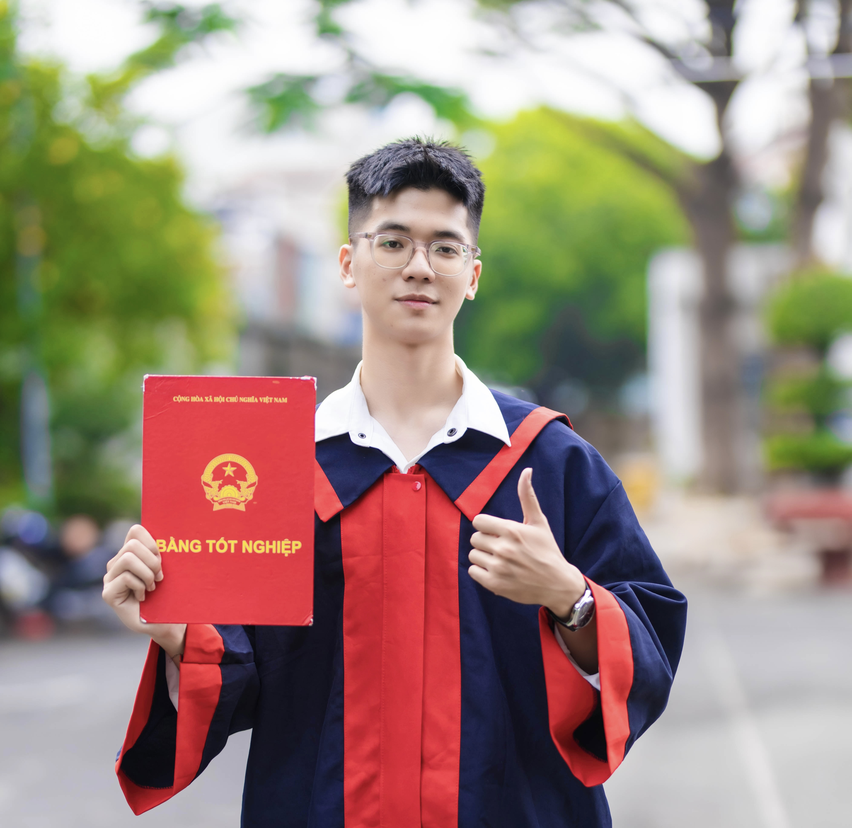
#> input picture notebooks/Trung.png, 852 x 828 px, shrunk from 4000 x 3889 before the run, found by its file name
$ jupyter execute PCA_Image_Compression.ipynb   (shell and % lines are left out)
#> lines starting #> are read from the running program, lines starting #| are printed output that depends on the picture
[cell 1]
# Import all needed libraries
import sys
import logging
from pathlib import Path
from typing import List, Tuple, Optional
from dataclasses import dataclass
import numpy as np
import matplotlib.pyplot as plt
import pandas as pd
from PIL import Image

try:
    from sklearn.decomposition import PCA
except ImportError:
    print("CRITICAL ERROR: 'scikit-learn' is not installed. Please run: pip install scikit-learn")
    sys.exit(1)

[cell 2]
# --- SYSTEM CONFIGURATION ---
logging.basicConfig(
    level=logging.INFO,
    format='%(asctime)s | %(levelname)s | %(message)s',
    datefmt='%H:%M:%S',
    handlers=[logging.StreamHandler(sys.stdout)]
)
logger = logging.getLogger("PCA_Demo")

# Configure plotting style for academic reports
plt.style.use('seaborn-v0_8-whitegrid')
plt.rcParams.update({'font.family': 'sans-serif', 'font.size': 10})

[cell 3]
@dataclass
class CompressionMetrics:
    """Data Transfer Object (DTO) to hold the results of a compression run."""
    k: int
    reconstructed_image: np.ndarray
    variance_retained: float
    compression_ratio: float
    reduction_percentage: float
    storage_elements: int
    fidelity: float
    visual_quality: str

[cell 4]
class PCAColorCompressor:
    """
    Handles the logic for loading RGB images and compressing them using PCA.
    """

    def __init__(self, image_path: str):
        self.image_path = Path(image_path)
        self.original_image: Optional[np.ndarray] = None
        self.height: int = 0
        self.width: int = 0
        self.channels: int = 0

        self._load_image()
#> in _load_image, img is the input picture: PIL image 852x828 RGB; mean R, G, B 156.1, 138, 125.8
#| 12:45:09 | INFO | Dimensions: 828x852 pixels | Channels: 3

    def _load_image(self) -> None:
        """Loads the image, validates it, and converts it to a NumPy array."""
        if not self.image_path.exists():
            logger.critical(f"File Not Found: {self.image_path}")
            raise FileNotFoundError(f"Image not found at {self.image_path}")

        try:
            with Image.open(self.image_path) as img:
                # Ensure image is in RGB format
                img = img.convert('RGB')
                self.original_image = np.array(img)
                self.height, self.width, self.channels = self.original_image.shape

                logger.info(f"Image Loaded Successfully: {self.image_path.name}")
                logger.info(f"Dimensions: {self.height}x{self.width} pixels | Channels: {self.channels}")

        except Exception as e:
            logger.error(f"Failed to process image: {e}")
            raise

    def run_compression(self, k: int) -> CompressionMetrics:
        """
        Orchestrates the compression of R, G, and B channels.
        Calculates detailed engineering metrics.
        """
        if self.original_image is None:
            raise ValueError("Image not loaded.")

        # Limit k to the maximum number of features (width)
        max_k = min(self.height, self.width)
        k = min(k, max_k)

        logger.info(f"Processing compression level k={k}...")

        reconstructed_channels = []
        total_variance = 0.0

        # Process each channel (R, G, B) independently
        for i in range(self.channels):
            channel = self.original_image[:, :, i]

            # Initialize PCA with Randomized Solver for efficiency
            pca = PCA(n_components=k, svd_solver='randomized', random_state=42)

            # Fit & Transform & Inverse
            transformed = pca.fit_transform(channel)
            reconstructed = pca.inverse_transform(transformed)

            reconstructed_channels.append(reconstructed)
            total_variance += np.sum(pca.explained_variance_ratio_)

        # Merge channels back into an RGB image
        img_pca = np.stack(reconstructed_channels, axis=2)
        img_pca = np.clip(img_pca, 0, 255).astype('uint8')

        # --- CALCULATE ADVANCED METRICS ---

        # 1. Variance & Reduction
        avg_variance = (total_variance / self.channels) * 100
        reduction = (1 - k / self.width) * 100

        # 2. Storage Estimation (Elements)
        # PCA needs to store: Transform Matrix (H*k) + Components (k*W) + Mean (W) per channel
        # This formula approximates the raw float values needed to reconstruct the image
        elements_per_channel = (self.height * k) + (k * self.width) + self.width
        storage_elements = self.channels * elements_per_channel

        # 3. Compression Ratio
        original_elements = self.height * self.width * self.channels
        ratio = original_elements / storage_elements if storage_elements > 0 else 0

        # 4. Fidelity (Frobenius Norm Accuracy)
        # Formula: 1 - (Norm(Error) / Norm(Original))
        diff = self.original_image.astype(float) - img_pca.astype(float)
        error_norm = np.linalg.norm(diff)
        original_norm = np.linalg.norm(self.original_image.astype(float))
        fidelity = (1 - (error_norm / original_norm)) * 100

        # 5. Visual Quality Assessment
        if fidelity > 98: visual_quality = "Excellent"
        elif fidelity > 95: visual_quality = "Very Good"
        elif fidelity > 90: visual_quality = "Good"
        elif fidelity > 80: visual_quality = "Fair"
        else: visual_quality = "Poor"

        return CompressionMetrics(
            k=k,
            reconstructed_image=img_pca,
            variance_retained=avg_variance,
            compression_ratio=ratio,
            reduction_percentage=reduction,
            storage_elements=storage_elements,
            fidelity=fidelity,
            visual_quality=visual_quality
        )

[cell 5]
class PCAVisualizer:
    """
    Handles the presentation layer: Plotting images and printing tables.
    """

    @staticmethod
    def plot_comparison(original: np.ndarray, results: List[CompressionMetrics]):
        """
        Plots the original image alongside the compressed versions in a grid.
        """
        n_plots = len(results) + 1
        cols = 3
        rows = int(np.ceil(n_plots / cols))

        fig, axes = plt.subplots(rows, cols, figsize=(15, 5 * rows))
        axes_flat = axes.flatten() if rows > 1 else axes

        # 1. Plot Original
        axes_flat[0].imshow(original)
        axes_flat[0].set_title(f"Original Image\n({original.shape[1]} features)", fontweight='bold')
        axes_flat[0].axis('off')

        # 2. Plot Results
        for i, res in enumerate(results):
            ax = axes_flat[i + 1]
            ax.imshow(res.reconstructed_image)

            # Informative Title with Fidelity and Ratio
            title = (f"Components k={res.k} | {res.visual_quality}\n"
                     f"Fidelity: {res.fidelity:.2f}%\n"
                     f"Ratio: {res.compression_ratio:.1f}x")

            ax.set_title(title, fontsize=10, color='#2c3e50')
            ax.axis('off')

        # Hide empty subplots
        for j in range(n_plots, len(axes_flat)):
            axes_flat[j].axis('off')

        plt.suptitle("PCA Image Compression: Visual Quality vs. Dimensionality",
                     fontsize=16, fontweight='bold', y=1.02)
        plt.tight_layout()
        plt.show()

    @staticmethod
    def print_summary_table(results: List[CompressionMetrics], original_elements: int):
        """
        Prints a professional ASCII table summarizing the performance.
        """
        table_data = []
        for res in results:
            table_data.append({
                "Components (k)": res.k,
                "Storage (Elements)": f"{res.storage_elements:,}",
                "Compression Ratio": f"{res.compression_ratio:.1f}x",
                "Fidelity (1-Err)": f"{res.fidelity:.2f}%",
                "Visual Quality": res.visual_quality
            })

        df = pd.DataFrame(table_data)

        print("\n" + "="*65)
        print("FINAL ENGINEERING REPORT: PCA COMPRESSION PERFORMANCE")
        print("="*65)
        print(f"Original Total Elements (Pixels * Channels): {original_elements:,}")
        print("-" * 65)

        # Check if running in Jupyter to use display(), else print string
        try:
            from IPython.display import display
            display(df)
        except ImportError:
            print(df.to_string(index=False))
        print("="*65 + "\n")

[cell 6]
if __name__ == "__main__":
    # --- USER CONFIGURATION ---
    # NOTE: Ensure the image path is correct relative to where you run the script
    IMAGE_FILE = "./trung.png"
    K_VALUES = [5, 20, 50, 100, 150] # Different levels of compression to test

    try:
        # 1. Initialize Processor
        print(">>> [1/3] Initializing System...")
        compressor = PCAColorCompressor(IMAGE_FILE)

        # 2. Run Batch Processing
        print(f">>> [2/3] Running Compression Batch: {K_VALUES}...")
        results = []
        for k_val in K_VALUES:
            metric = compressor.run_compression(k_val)
            results.append(metric)
#> this loop made 5 passes
#> (error_norm in run_compression, fidelity in run_compression) on passes 1 to 5: (42614.6, 81.42), (19991.2, 91.28), (10554.8, 95.4), (5964.7, 97.4), (3998, 98.26)
#> pass 1, in run_compression, `diff = self.original_image.astype(float) - img_pca.astype(float)`:
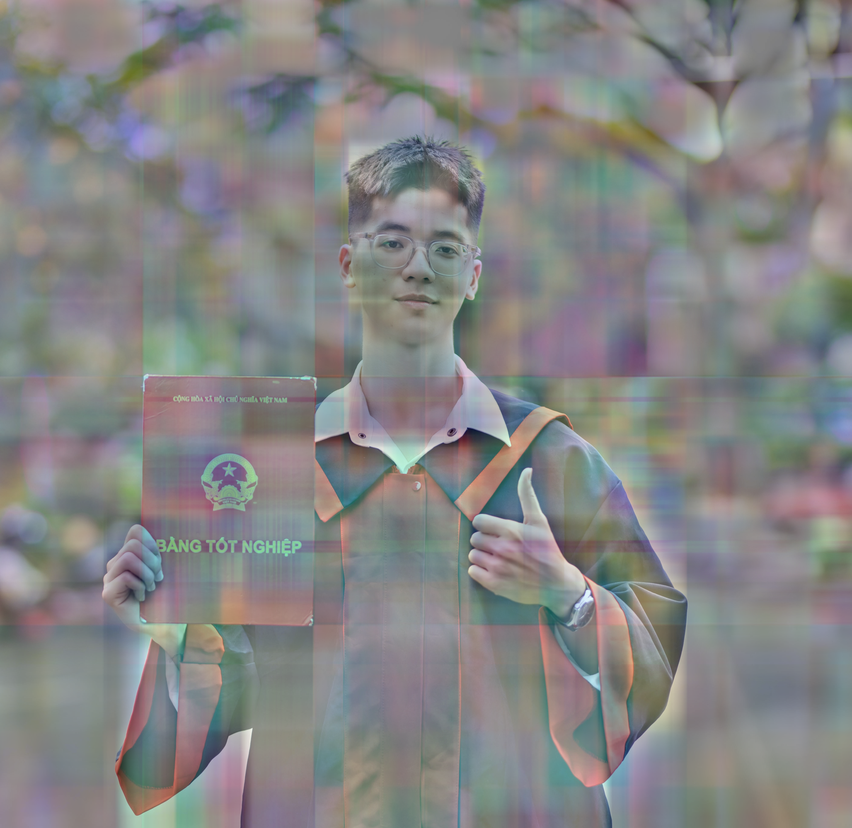
#> diff: shape (828, 852, 3) float64; mean R, G, B 0.6, 0.5, 0.7; drawn with min black and max white
#> pass 2, in run_compression (call 2), `diff = self.original_image.astype(float) - img_pca.astype(float)`:
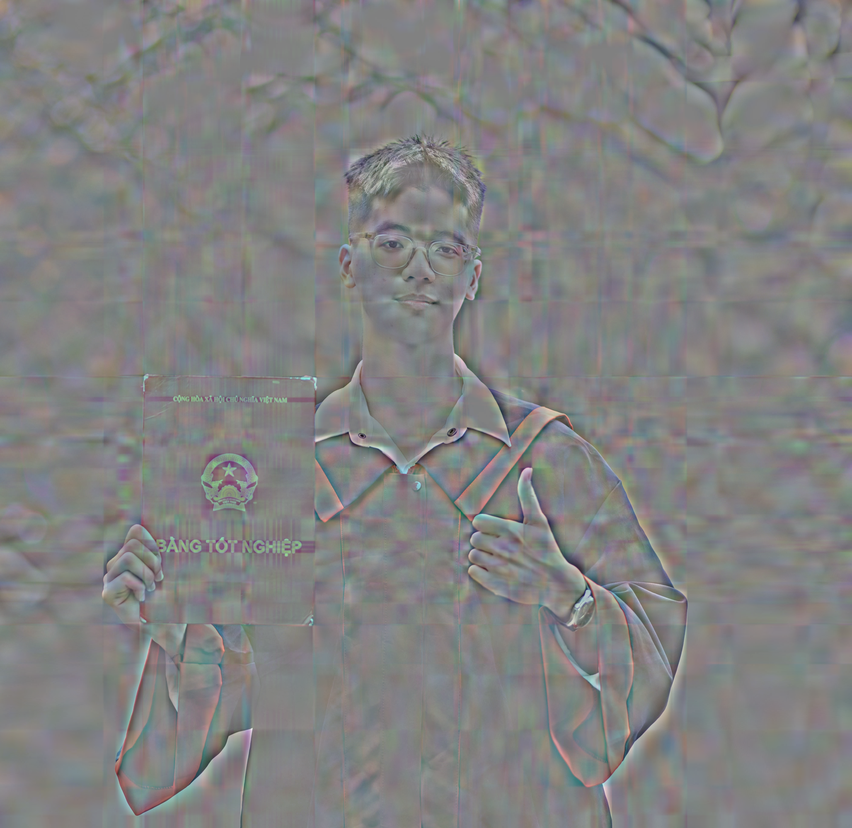
#> diff: shape (828, 852, 3) float64; mean R, G, B 0.6, 0.6, 0.6; drawn with min black and max white
#> pass 3, in run_compression (call 3), `diff = self.original_image.astype(float) - img_pca.astype(float)`:
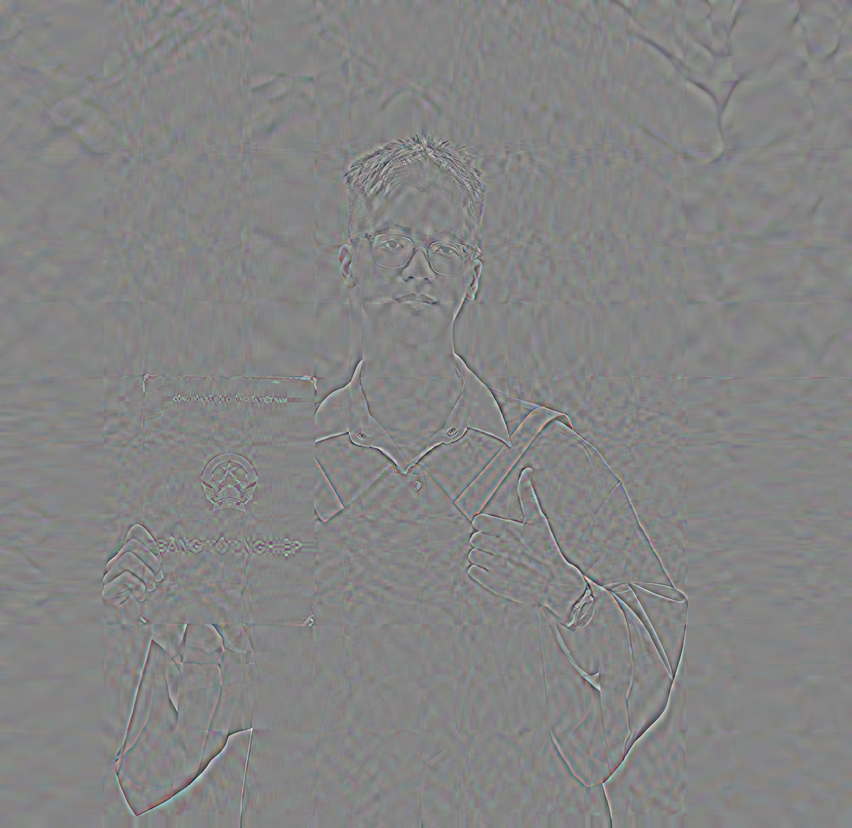
#> diff: shape (828, 852, 3) float64; mean R, G, B 0.5, 0.5, 0.5; drawn with min black and max white
#> after the loop, results = 5 items

        # 3. Visualization & Reporting
        print(">>> [3/3] Generating Visual & Data Report...")
        PCAVisualizer.plot_comparison(compressor.original_image, results)
#> in plot_comparison, `n_plots = len(results) + 1`: n_plots = 6
#> in plot_comparison, `rows = int(np.ceil(n_plots / cols))`: rows = 2
#> the loop in plot_comparison, `for i, res in enumerate(results):` made 5 passes
#> in plot_comparison, `plt.show()`:
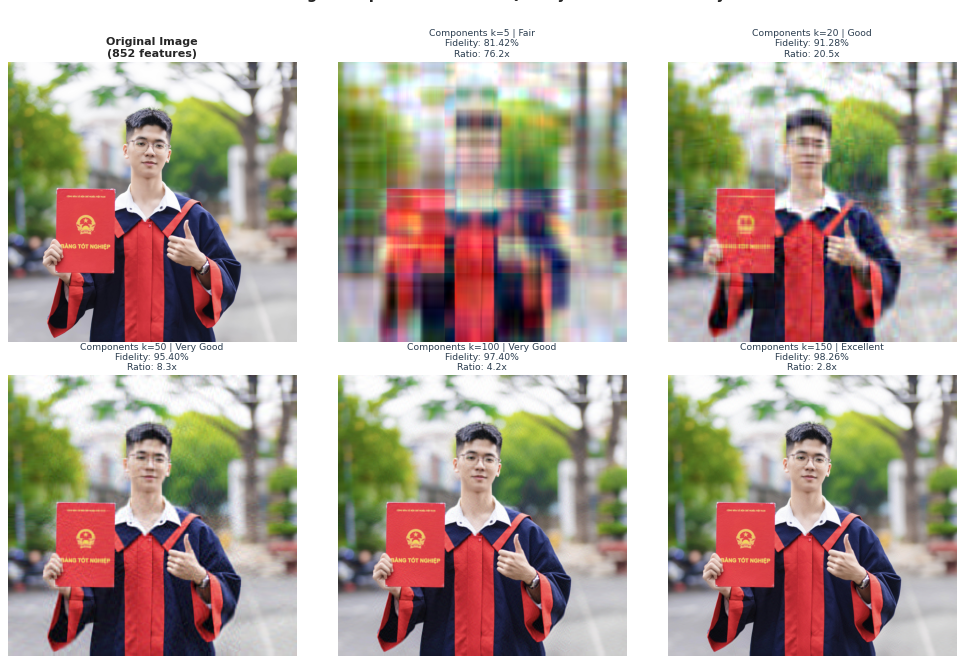
#> figure drawn by matplotlib, 6 panels
        PCAVisualizer.print_summary_table(results, compressor.width)
#> the loop in print_summary_table, `for res in results:` made 5 passes
#> after the loop in print_summary_table, `for res in results:`: table_data = 5 items
#> in print_summary_table, `df = pd.DataFrame(table_data)`: df = table of 5 rows and 5 columns
#| Original Total Elements (Pixels * Channels): 852

        print(">>> Process Completed Successfully.")

    except FileNotFoundError:
        print("❌ ERROR: The specified image file was not found.")
        print("   -> Please check the 'IMAGE_FILE' variable path.")
    except Exception as e:
        print(f"❌ UNEXPECTED ERROR: {e}")

$ run again, with notebooks/tien.jpg saved as notebooks/Trung.png
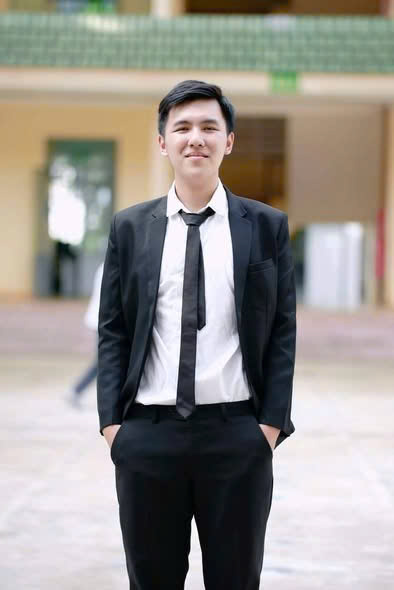
#> input picture notebooks/tien.jpg, 394 x 590 px, found by its file name
#> in _load_image, img is the input picture: PIL image 394x590 RGB; mean R, G, B 151.1, 146.9, 141.6
#| 12:45:13 | INFO | Dimensions: 590x394 pixels | Channels: 3
#> the loop `for k_val in K_VALUES:` made 5 passes
#> (error_norm in run_compression, fidelity in run_compression) on passes 1 to 5: (20619.8, 85.14), (8249.5, 94.06), (3816, 97.25), (1614.4, 98.84), (843.4, 99.39)
#> pass 1, in run_compression, `diff = self.original_image.astype(float) - img_pca.astype(float)`:
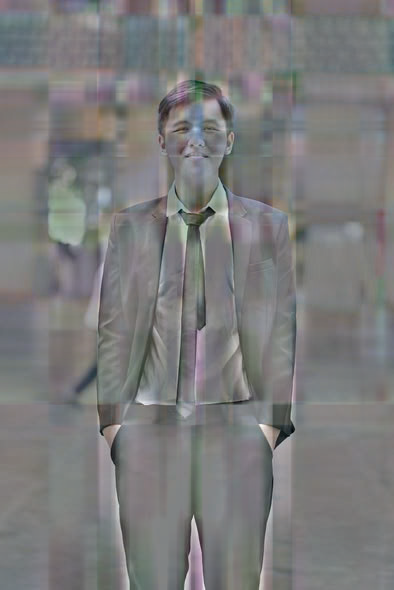
#> diff: shape (590, 394, 3) float64; mean R, G, B 0.3, 0.3, 0.4; drawn with min black and max white
#> pass 3, in run_compression (call 3), `diff = self.original_image.astype(float) - img_pca.astype(float)`:
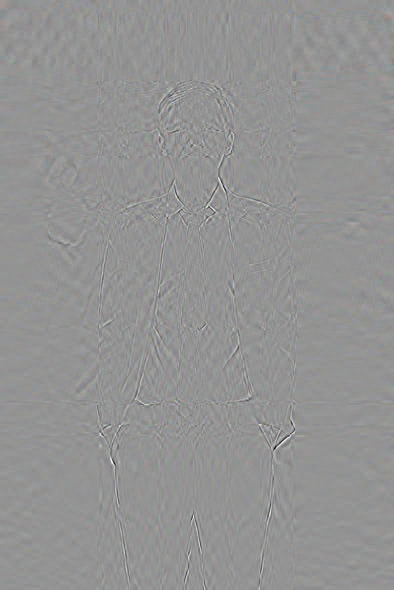
#> diff: shape (590, 394, 3) float64; mean R, G, B 0.5, 0.5, 0.5; drawn with min black and max white
#> after the loop `for k_val in K_VALUES:`: results = 5 items
#> n_plots = 6
#> rows = 2
#> the loop in plot_comparison, `for i, res in enumerate(results):` made 5 passes
#> the loop in print_summary_table, `for res in results:` made 5 passes
#> after the loop in print_summary_table, `for res in results:`: table_data = 5 items
#> df = table of 5 rows and 5 columns
#| Original Total Elements (Pixels * Channels): 394
